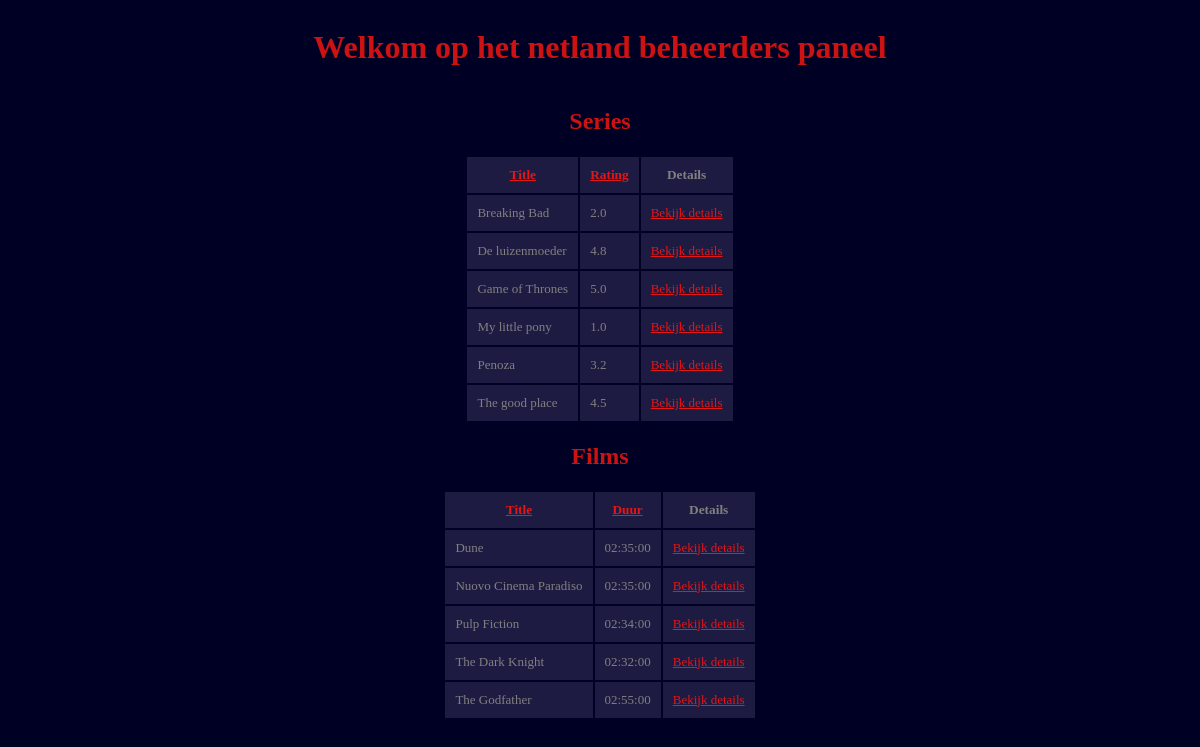
The page / on the database its author committed.
### tables this page shows
CREATE TABLE `series` (
  `id` mediumint(9) NOT NULL,
  `title` varchar(100) NOT NULL,
  `rating` decimal(2,1) DEFAULT NULL,
  `description` text NOT NULL,
  `has_won_awards` bit(1) NOT NULL,
  `seasons` int(11) NOT NULL,
  `country` enum('NL','UK') NOT NULL,
  `language` enum('NL','EN') NOT NULL
);

CREATE TABLE `films` (
  `id` mediumint(9) NOT NULL,
  `titel` varchar(100) NOT NULL,
  `duur` time NOT NULL,
  `datum_van_uitkomst` date DEFAULT NULL,
  `land_van_uitkomst` varchar(100) NOT NULL,
  `omschrijving` text NOT NULL,
  `idtrailer` varchar(255) NOT NULL
);

### index.php (the view, shortened to what this page needs)
<?php
$host = '127.0.0.1';
$db   = 'netland';
$user = 'bit_academy';
$pass = 'bit_academy';
$charset = 'utf8mb4';
$dsn = "mysql:host=$host;dbname=$db;charset=$charset";
$options = [
     PDO::ATTR_ERRMODE            => PDO::ERRMODE_EXCEPTION,
     PDO::ATTR_DEFAULT_FETCH_MODE => PDO::FETCH_ASSOC,
     PDO::ATTR_EMULATE_PREPARES   => false,
];
try {
     $pdo = new PDO($dsn, $user, $pass, $options);
} catch (PDOException $e) {
     throw new PDOException($e->getMessage(), (int)$e->getCode());
}
$orderBy = "title";
$orderByFilm = "titel";
$order = "asc";
$orderFilm = "asc";
$series = $pdo->query("SELECT * FROM series ORDER BY " .  $orderBy . " " . $order);
$films = $pdo->query("SELECT * FROM films ORDER BY " . $orderByFilm . " " . $orderFilm);
$postTitleNextOrder = "asc";
$ratingNextOrder = "asc";
$titelNextOrder = "asc";
$duurNextOrder = "asc";
if ($orderBy == "title" and $order == "asc") {
     $postTitleNextOrder = "desc";
}
if ($orderByFilm == "titel" and $orderFilm == "asc") {
     $titelNextOrder = "desc";
}
?>
<!DOCTYPE html>
<html lang="en">
<head>
     <link rel="stylesheet" href="style.css">
</head>
<body>
     <div class="content">
          <h1>Welkom op het netland beheerders paneel</h1>
          <h2>Series</h2>
          <table>
               <tr>
                    <th><a href="?orderby=title&order=<?php echo $postTitleNextOrder; ?>">Title</a></th>
                    <th><a href="?orderby=rating&order=<?php echo $ratingNextOrder; ?>">Rating</a></th>
                    <th>Details</th>
               </tr>
                <?php while ($row = $series->fetch()) { ?>
                    <tr>
                         <td><?php echo $row['title']; ?></td>
                         <td><?php echo $row['rating']; ?></td>
                         <td><a href="series.php?id=<?php echo $row['id'] ?>">Bekijk details</a></td>
                    </tr>
                <?php } ?>
          </table>
          <h2>Films</h2>
          <table>
               <tr>
                    <th><a href="?orderByFilm=titel&orderFilm=<?php echo $titelNextOrder; ?>">Title</a></th>
                    <th><a href="?orderByFilm=duur&orderFilm=<?php echo $duurNextOrder; ?>">Duur</a></th>
                    <th>Details</th>
               </tr>
                <?php while ($row = $films->fetch()) { ?>
                    <tr>
                         <td><?php echo $row['titel']; ?></td>
                         <td><?php echo $row['duur']; ?></td>
                         <td><a href="films.php?id=<?php echo $row['id'] ?>">Bekijk details</a></td>
                    </tr>
                <?php } ?>
          </table>
     </div>
</body>
</html>

### style.css (style rules this page uses)
a { color: rgb(228, 22, 22); }
body { background-color: rgb(0,0,36); }
.content { display: flex; flex-direction: column; justify-content: center; align-items: center; }
table { color: gray; border-collapse: collapse; text-align: center; background-color: rgb(29, 27, 66); }
h1, h2, h4 { color: rgb(204, 18, 18); }
th { color: gray; font-size: smaller; padding: 10px; border: 2px solid rgb(0, 0, 36); }
td { color: gray; text-align: left; font-size: small; padding: 10px; border: #000024 solid 2px; }

### rows shown on the page
series: title "Breaking Bad", rating "2.0"
series: title "De luizenmoeder", rating "4.8"
series: title "Game of Thrones", rating "5.0"
series: title "My little pony", rating "1.0"
series: title "Penoza", rating "3.2"
series: title "The good place", rating "4.5"
films: titel "Dune", duur "02:35:00"
films: titel "Nuovo Cinema Paradiso", duur "02:35:00"
films: titel "Pulp Fiction", duur "02:34:00"
films: titel "The Dark Knight", duur "02:32:00"
films: titel "The Godfather", duur "02:55:00"
